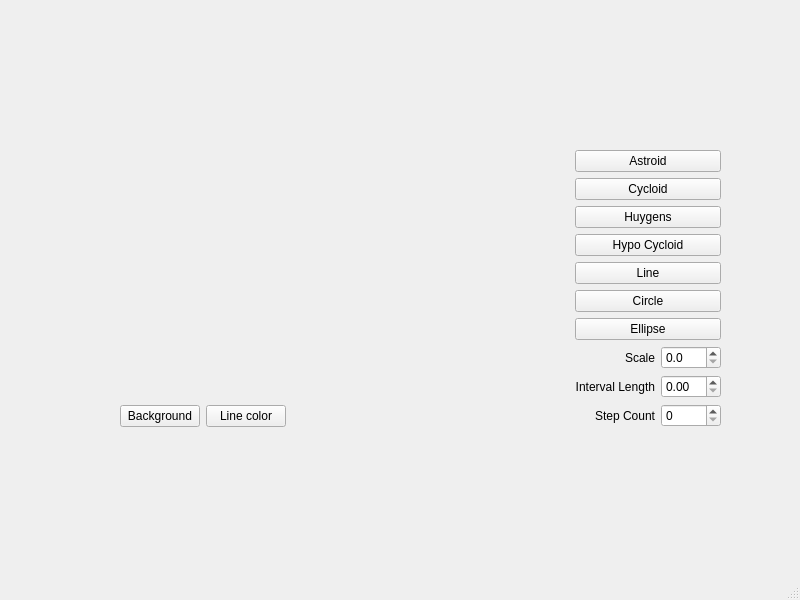
<?xml version="1.0" encoding="UTF-8"?>
<ui version="4.0">
 <class>MainWindow</class>
 <widget class="QMainWindow" name="MainWindow">
  <property name="geometry">
   <rect>
    <x>0</x>
    <y>0</y>
    <width>800</width>
    <height>600</height>
   </rect>
  </property>
  <property name="windowTitle">
   <string>MainWindow</string>
  </property>
  <widget class="QWidget" name="centralwidget">
   <widget class="QWidget" name="layoutWidget">
    <property name="geometry">
     <rect>
      <x>120</x>
      <y>88</y>
      <width>601</width>
      <height>401</height>
     </rect>
    </property>
    <layout class="QGridLayout" name="gridLayout">
     <item row="0" column="0">
      <layout class="QVBoxLayout" name="verticalLayout_2">
       <item>
        <widget class="RenderArea" name="renderArea" native="true"/>
       </item>
       <item>
        <layout class="QHBoxLayout" name="horizontalLayout_4">
         <item>
          <widget class="QPushButton" name="btnBackground">
           <property name="text">
            <string>Background</string>
           </property>
          </widget>
         </item>
         <item>
          <widget class="QPushButton" name="btnLineColor">
           <property name="text">
            <string>Line color</string>
           </property>
          </widget>
         </item>
         <item>
          <spacer name="horizontalSpacer">
           <property name="orientation">
            <enum>Qt::Horizontal</enum>
           </property>
           <property name="sizeHint" stdset="0">
            <size>
             <width>40</width>
             <height>20</height>
            </size>
           </property>
          </spacer>
         </item>
        </layout>
       </item>
      </layout>
     </item>
     <item row="0" column="1">
      <layout class="QVBoxLayout" name="verticalLayout">
       <item>
        <widget class="QPushButton" name="btnAstroid">
         <property name="text">
          <string>Astroid</string>
         </property>
        </widget>
       </item>
       <item>
        <widget class="QPushButton" name="btnCycloid">
         <property name="text">
          <string>Cycloid</string>
         </property>
        </widget>
       </item>
       <item>
        <widget class="QPushButton" name="btnHuygens">
         <property name="text">
          <string>Huygens</string>
         </property>
        </widget>
       </item>
       <item>
        <widget class="QPushButton" name="btnHypo">
         <property name="text">
          <string>Hypo Cycloid</string>
         </property>
        </widget>
       </item>
       <item>
        <widget class="QPushButton" name="btnLine">
         <property name="text">
          <string>Line</string>
         </property>
        </widget>
       </item>
       <item>
        <widget class="QPushButton" name="btnCircle">
         <property name="text">
          <string>Circle</string>
         </property>
        </widget>
       </item>
       <item>
        <widget class="QPushButton" name="btnEllipse">
         <property name="text">
          <string>Ellipse</string>
         </property>
        </widget>
       </item>
       <item>
        <layout class="QHBoxLayout" name="horizontalLayout">
         <item>
          <widget class="QLabel" name="label">
           <property name="text">
            <string>Scale</string>
           </property>
           <property name="alignment">
            <set>Qt::AlignRight|Qt::AlignTrailing|Qt::AlignVCenter</set>
           </property>
          </widget>
         </item>
         <item>
          <widget class="QDoubleSpinBox" name="spinScale">
           <property name="maximumSize">
            <size>
             <width>60</width>
             <height>16777215</height>
            </size>
           </property>
           <property name="decimals">
            <number>1</number>
           </property>
           <property name="maximum">
            <double>150.000000000000000</double>
           </property>
           <property name="singleStep">
            <double>0.100000000000000</double>
           </property>
          </widget>
         </item>
        </layout>
       </item>
       <item>
        <layout class="QHBoxLayout" name="horizontalLayout_2">
         <item>
          <widget class="QLabel" name="label_2">
           <property name="text">
            <string>Interval Length</string>
           </property>
           <property name="alignment">
            <set>Qt::AlignRight|Qt::AlignTrailing|Qt::AlignVCenter</set>
           </property>
          </widget>
         </item>
         <item>
          <widget class="QDoubleSpinBox" name="spinInterval">
           <property name="maximumSize">
            <size>
             <width>60</width>
             <height>16777215</height>
            </size>
           </property>
           <property name="maximum">
            <double>100.000000000000000</double>
           </property>
           <property name="singleStep">
            <double>0.100000000000000</double>
           </property>
          </widget>
         </item>
        </layout>
       </item>
       <item>
        <layout class="QHBoxLayout" name="horizontalLayout_3">
         <item>
          <widget class="QLabel" name="label_3">
           <property name="text">
            <string>Step Count</string>
           </property>
           <property name="alignment">
            <set>Qt::AlignRight|Qt::AlignTrailing|Qt::AlignVCenter</set>
           </property>
          </widget>
         </item>
         <item>
          <widget class="QSpinBox" name="spinCount">
           <property name="maximumSize">
            <size>
             <width>60</width>
             <height>16777215</height>
            </size>
           </property>
           <property name="maximum">
            <number>512</number>
           </property>
           <property name="singleStep">
            <number>1</number>
           </property>
          </widget>
         </item>
        </layout>
       </item>
      </layout>
     </item>
    </layout>
   </widget>
  </widget>
  <widget class="QStatusBar" name="statusbar"/>
 </widget>
 <customwidgets>
  <customwidget>
   <class>RenderArea</class>
   <extends>QWidget</extends>
   <header>renderarea.h</header>
   <container>1</container>
  </customwidget>
 </customwidgets>
 <resources/>
 <connections/>
</ui>
